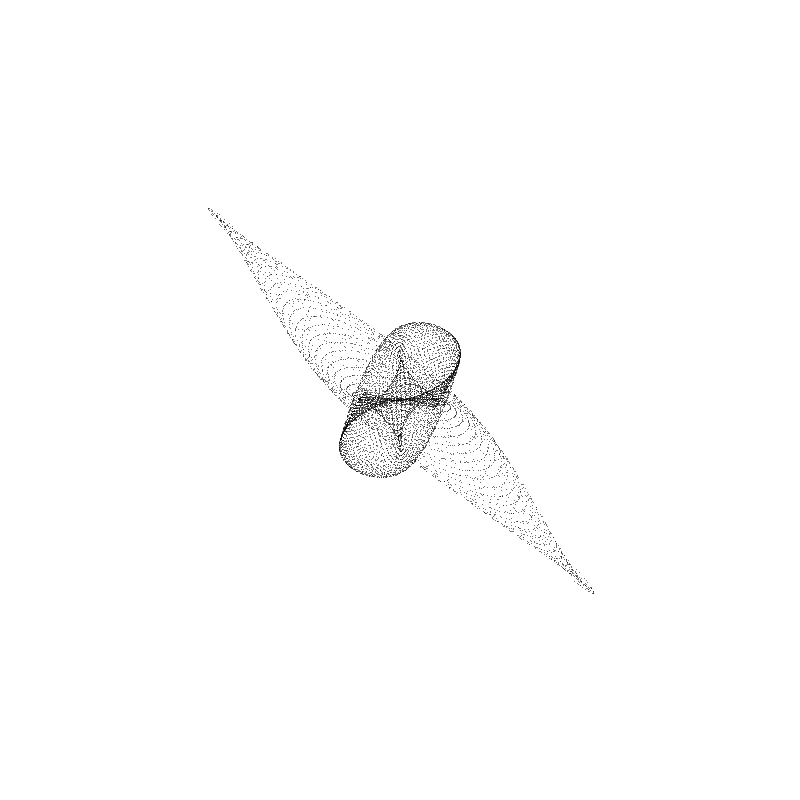
Frame 1 (no input)
Frame 60 (the mouse pressed at the canvas centre just before this capture): identical to frame 1, image omitted
Frame 120 (the mouse held since frame 60 and released just before this capture): identical to frame 1, image omitted

The Processing sketch that drew this single still picture (run headless with seeded random() and noise(); from frame 60 on, the mouse is pressed at the canvas centre):

// Processing sketch: Harmonograph_03
// ── Harmonograph_03.pde
Harmonograph har;

void setup() {

  size(800, 800);

  har = new Harmonograph(width);
  println(millis());
  background(255);
  pushMatrix();
  translate(width/2, height/2);
  //har.drawCurveShape();
  har.drawPoints();
  popMatrix();

  println(millis());
}


void draw() {
}

// ── Harmonograph.pde
class Harmonograph {

  PVector pos;
  float t;
  int i;
  float t_max;
  float t_step;
  int runs;
  int N;
  int borde;
  int L;
  int points = 10000;
  Oscillator[] osc;

  Harmonograph(int ancho) {
    t = 0;
    t_max = 500;
    t_step = t_max/points;
    N = 4;
    borde = 20;
    L = (ancho - borde)/2;
    osc = new Oscillator[4];

    for (int i = 0; i < N; i++) {
      osc[i] = new Oscillator(L/N);
    }
  }

  void drawCurveShape() {
    noFill();
    stroke(0, 200);
    beginShape();



    for (t = 0; t < t_max; t += t_step) {
      pos = new PVector(0, 0);
      for (i = 0; i < N/2; i++) {
        pos.x += osc[i].position(t);
        pos.y += osc[i + N/2].position(t);
      }

      curveVertex(pos.x, pos.y);
    }

    endShape(OPEN);
  }

  void drawPoints() {
    noFill();
    stroke(0, 200);

    PVector pos0 = new PVector(0, 0);
    for (t = 0; t < t_max; t += random(2*t_step)) {
      pos = new PVector(0, 0);
      for (i = 0; i < N/2; i++) {
        pos.x += osc[i].position(t);
        pos.y += osc[i + N/2].position(t);
      }

      if (dist(pos0.x, pos0.y, pos.x, pos.y) > 0.01) {
        pos0.x = pos.x;
        pos0.y = pos.y;
        point(pos0.x, pos0.y);
      }
    }
  }
}

// ── Oscillator.pde
class Oscillator {
  
  float[] par;
  
  Oscillator(int L) {
  
    par = new float[4];

    par[0] = L;
    par[1] = 1 + 0.0005*random(100);
    par[2] = 1 + 0.005*random(100);
    par[3] = 0.003;
    
  }
  
  void init () {
    par[1] = 1 + 0.005*random(100);
    par[2] = 1 + 0.005*random(100);
    par[3] = 0.003;

  }
  
  float position(float t) {

    float pos;
    
    pos =  par[0] * sin( par[1]*t + par[2])*exp(-par[3]*t);
    return pos;
  }

}
